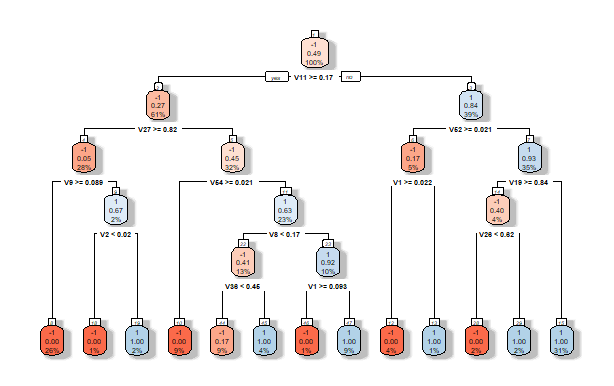

Write R code to recreate this figure.
setwd("C:\\Users\\Hi\\Desktop\\dm_assignments\\questions\\DM Assignment4")
getwd()

train = read.csv("sonar_train.csv",header = FALSE)
test = read.csv("sonar_test.csv",header = FALSE)
summary(train)
dim(train)
summary(test)
dim(test)

library(rpart)
library(rpart.plot)
help("rpart.control")
help("rpart.plot")
x <- train[,1:60]
y <- as.factor(train[,61])
model <- rpart(y~.,x,control=rpart.control(minsplit=0,minbucket=0,cp=-1, maxcompete=0, maxsurrogate=0, usesurrogate=0, xval=0,maxdepth=5))
rpart.plot(model, box.palette="RdBu", shadow.col="gray", nn=TRUE)

x_test <- test[,1:60]
y_test <- as.factor(test[,61])
1 - sum(y_test == predict(model,x_test,type = "class")) / length(y_test)
